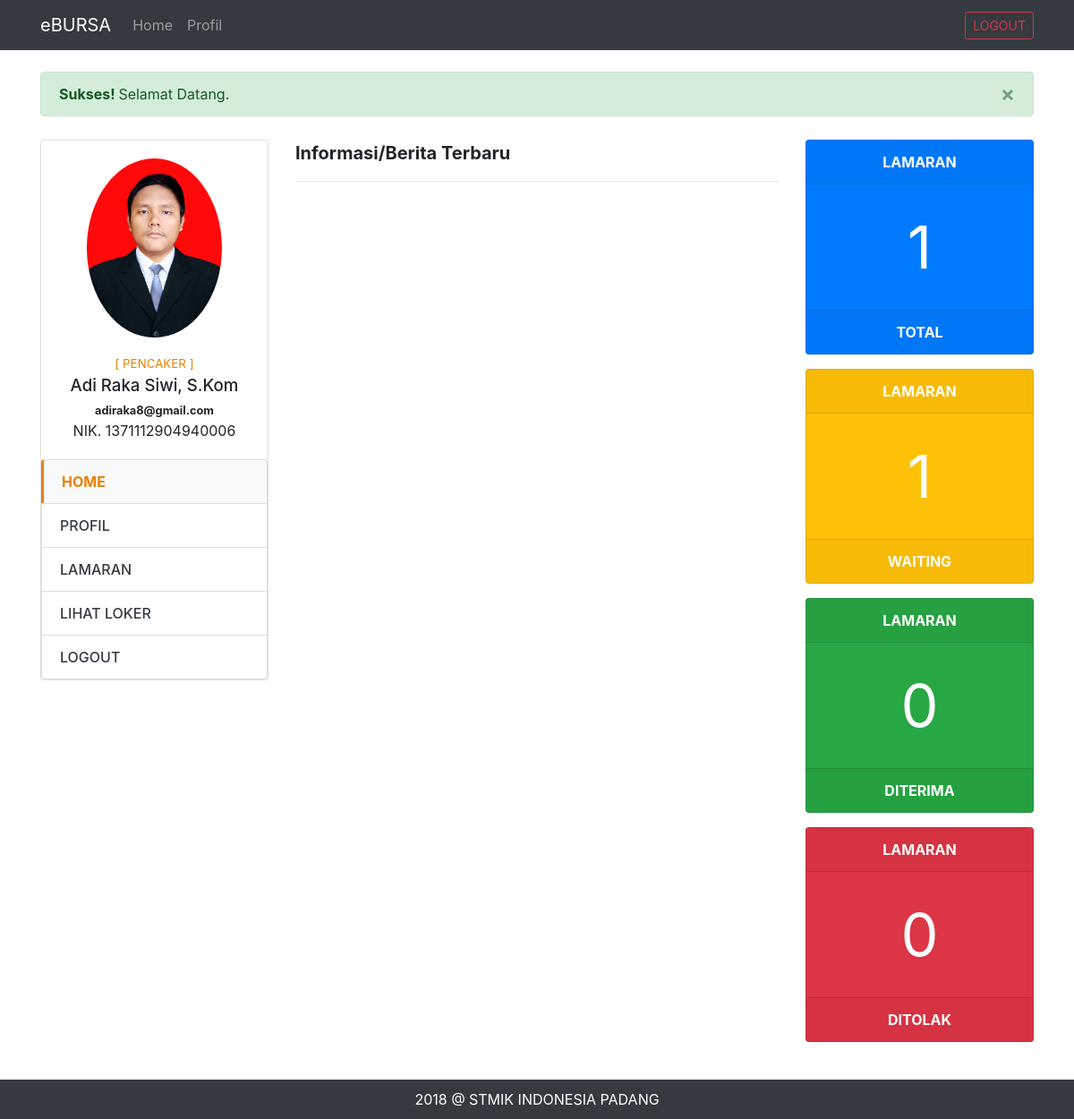
Before: /pencaker-dashboard.php?page=home (signed in) with the older database file.
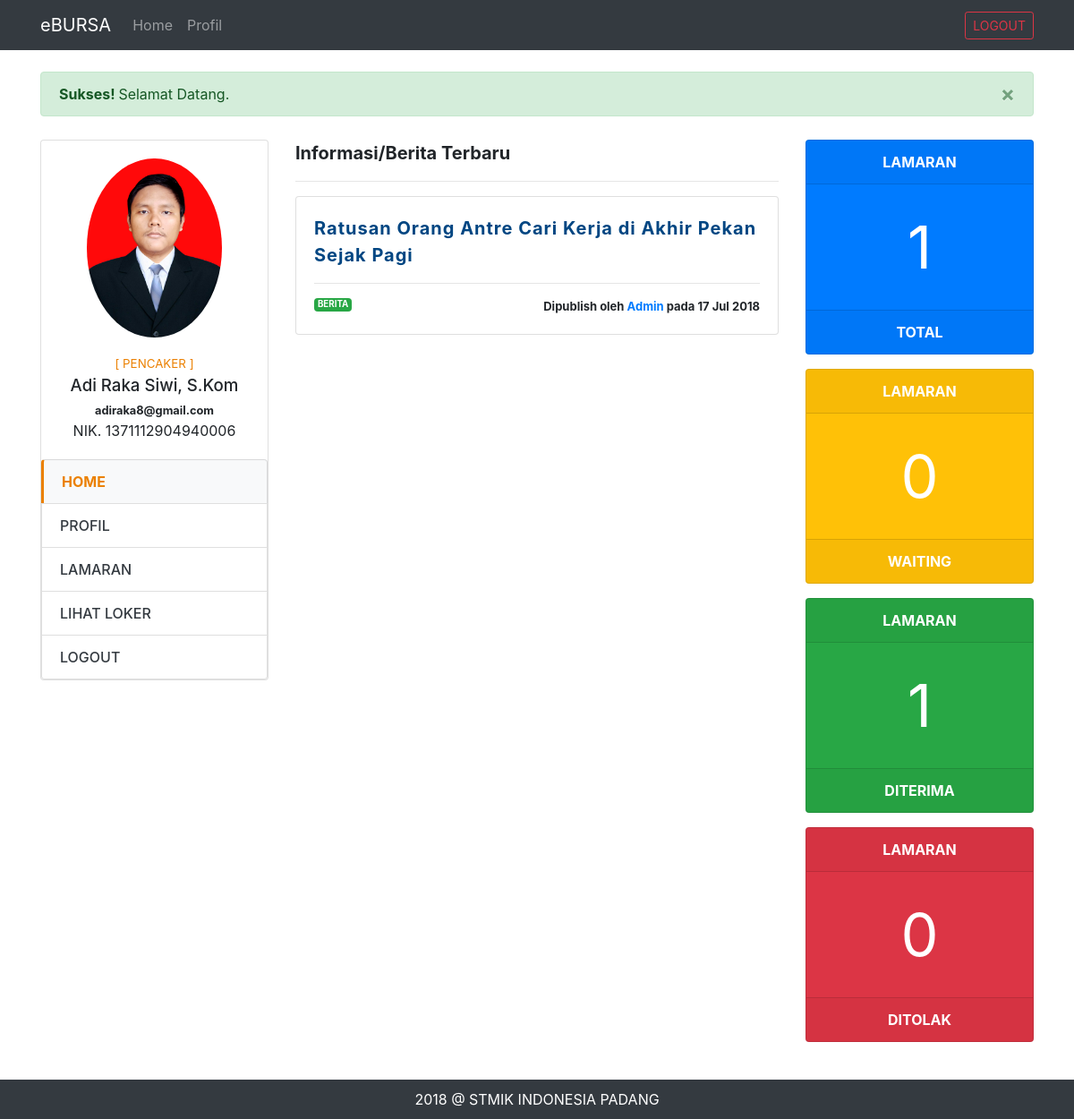
After: the same page with the newer database file.
### tables this page shows
CREATE TABLE `info_berita` (
  `id` int(11) NOT NULL AUTO_INCREMENT,
  `profil_admin_id` int(11) NOT NULL,
  `judul` varchar(200) NOT NULL,
  `tanggal` date NOT NULL,
  `kategori` enum('Berita','Event','Info') NOT NULL,
  `konten` text NOT NULL,
  `status` tinyint(1) NOT NULL,
  PRIMARY KEY (`id`),
  KEY `profil_admin_id` (`profil_admin_id`)
);

### cores/misc/function.php (called while the page is built, shortened)
<?php
	function getPencakerProfil($id) {
		$conn = koneksi();
		$sql = "SELECT * FROM profil_pencaker WHERE user_akun_id = '$id'";
		$proc = mysqli_query($conn, $sql);
		$data = mysqli_fetch_assoc($proc);
		return $data;
	}
	function koneksi() {
		$conn = mysqli_connect('localhost', 'root', '', 'dbbursa');
		return $conn;
	}
	function pencakerProfID($user_id) {
		$conn = koneksi();
		$sql = "SELECT id FROM profil_pencaker WHERE user_akun_id = '$user_id'";
		$proc = mysqli_query($conn, $sql);
		$data = mysqli_fetch_assoc($proc);
		return $data['id'];
	}
	function getLamaranCountReport($pencaker_id) {
		$conn = koneksi();
		$data_out = [];
		$query1 = "SELECT COUNT(id) AS total_lamar FROM lamar WHERE profil_pencaker_id = '$pencaker_id'";
		$proces1 = mysqli_query($conn, $query1) or die(mysqli_error($conn));
		$data1 = mysqli_fetch_assoc($proces1);
		$query2 = "SELECT COUNT(id) AS total_lamar FROM lamar WHERE profil_pencaker_id = '$pencaker_id' AND status = '0'";
		$proces2 = mysqli_query($conn, $query2);
		$data2 = mysqli_fetch_assoc($proces2);
		$query3 = "SELECT COUNT(id) AS total_lamar FROM lamar WHERE profil_pencaker_id = '$pencaker_id' AND status = '1'";
		$proces3 = mysqli_query($conn, $query3);
		$data3 = mysqli_fetch_assoc($proces3);
		$query4 = "SELECT COUNT(id) AS total_lamar FROM lamar WHERE profil_pencaker_id = '$pencaker_id' AND status = '2'";
		$proces4 = mysqli_query($conn, $query4);
		$data4 = mysqli_fetch_assoc($proces4);
		$data_out['total'] = $data1['total_lamar'];
		$data_out['waiting'] = $data2['total_lamar'];
		$data_out['accept'] = $data3['total_lamar'];
		$data_out['decline'] = $data4['total_lamar'];
		return $data_out;
	}
?>

### views/pencaker/partials/side-menu.php (the view)
<div class="card">
	<div class="card-body">
		<div class="text-center">
			<img src="assets/img/profil/pencaker/<?php echo $dataProfil["photo"] ?>" class="rounded-circle text-center" height="200xp">
			<div class="side-detail">
				<div class="side-akses">[ <?php echo strtoupper($_SESSION['hak_akses']) ?> ]</div>
				<div class="side-nama"><?php echo $dataProfil["nama"] ?></div>
				<div class="side-email"><small><strong><?php echo $dataProfil["email"] ?></strong></small></div>
				<div class="side-nip"><?php echo 'NIK. '.$dataProfil["nik"] ?></div>
			</div>
		</div>
	</div>
	<ul class="list-group">
		<a href="?page=home" class="list-group-item <?php echo $page=='home'?'active':'' ?>">HOME</a>
		<a href="?page=profil" class="list-group-item <?php echo $page=='profil'?'active':'' ?>">PROFIL</a>
		<a href="?page=lamaran" class="list-group-item <?php echo $page=='lamaran'?'active':'' ?>">LAMARAN</a>
		<a href="main.php?page=loker" class="list-group-item">LIHAT LOKER</a>
		<a href="logout.php" class="list-group-item">LOGOUT</a>
	</ul>
</div>

### views/pencaker/home.php
<div class="row">
	<div class="col-md-3">
		<?php
			include "views/pencaker/partials/side-menu.php";
			$pencaker_id = pencakerProfID($_SESSION['user_id']);
			$data = getLamaranCountReport($pencaker_id);
		?>
	</div>
	<div class="col-md-6">
		<div class="row">
			<div class="col-md-12">
				<p style="font-size: 15pt;"><strong>Informasi/Berita Terbaru</strong></p><hr>
				<?php
					$list_data = [];
					$query = "SELECT * FROM info_berita WHERE status = '1' ORDER BY tanggal DESC LIMIT 5";
					$process = mysqli_query($conn, $query);
					while($row = mysqli_fetch_array($process)) {
						$list_data[] = $row;
					}
					foreach ($list_data as $key => $value) {
				?>
				<div class="row bt-mrg-10">
					<div class="col-md-12">
						<div class="card">
							<div class="card-body">
								<p class="post-title">
									<a href="main.php?page=detail-info&id=<?php echo $value['id'] ?>" target="_blank"><?php echo $value['judul'] ?></a>
								</p><hr>
								<p class="post-time text-right"><span class="badge badge-success float-left"><?php echo strtoupper($value['kategori']) ?></span>Dipublish oleh <a href="#">Admin</a> pada <?php echo date("d M Y", strtotime($value['tanggal'])) ?></p>
							</div>
						</div>
					</div>
				</div>
				<?php
					}
				?>
			</div>
		</div>
	</div>
	<div class="col-md-3">
		<div class="row">
			<div class="col-md-12">
				<div class="card text-white bg-primary mb-3">
					<div class="card-header text-center">
						<strong>LAMARAN</strong>
					</div>
					<div class="card-body text-center count-number">
						<?php echo $data['total'] ?>
					</div>
					<div class="card-footer text-center">
						<strong>TOTAL</strong>
					</div>
				</div>
			</div>
			<div class="col-md-12">
				<div class="card text-white bg-warning mb-3">
					<div class="card-header text-center">
						<strong>LAMARAN</strong>
					</div>
					<div class="card-body text-center count-number">
						<?php echo $data['waiting'] ?>
					</div>
					<div class="card-footer text-center">
						<strong>WAITING</strong>
					</div>
				</div>
			</div>
			<div class="col-md-12">
				<div class="card text-white bg-success mb-3">
					<div class="card-header text-center">
						<strong>LAMARAN</strong>
					</div>
					<div class="card-body text-center count-number">
						<?php echo $data['accept'] ?>
					</div>
					<div class="card-footer text-center">
						<strong>DITERIMA</strong>
					</div>
				</div>
			</div>
			<div class="col-md-12">
				<div class="card text-white bg-danger mb-3">
					<div class="card-header text-center">
						<strong>LAMARAN</strong>
					</div>
					<div class="card-body text-center count-number">
						<?php echo $data['decline'] ?>
					</div>
					<div class="card-footer text-center">
						<strong>DITOLAK</strong>
					</div>
				</div>
			</div>
		</div>
	</div>
</div>

Changed rows visible on the page:
added info_berita: judul "Ratusan Orang Antre Cari Kerja di Akhir Pekan Sejak Pagi", kategori "BERITA", tanggal "17 Jul 2018"
Other visible differences:
$data['waiting']: "1" → "0"
$data['accept']: "0" → "1"
